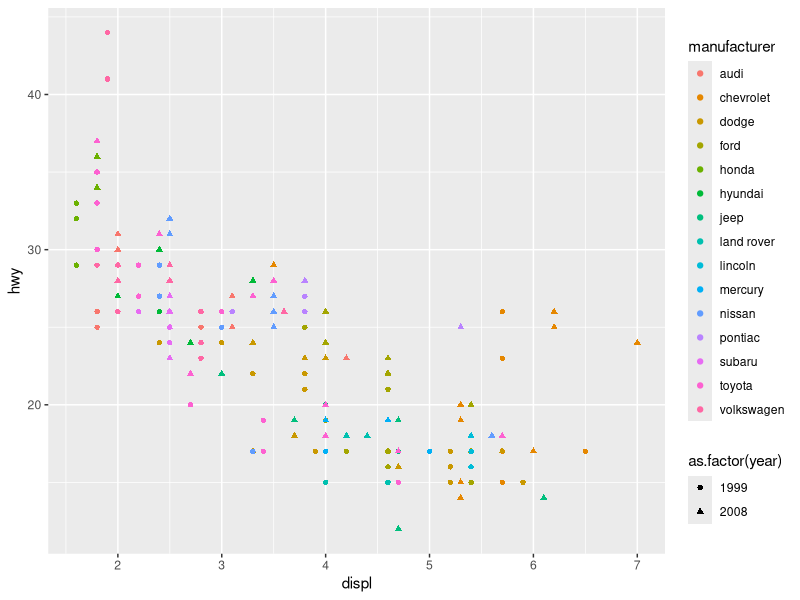

Write R code to recreate this figure.
## ---- chunk 1
knitr::opts_chunk$set(echo = TRUE, cache = TRUE)

library(tidyverse)
## ---- chunk 2
mpgplot <- ggplot2::mpg %>% 
  ggplot() +
  aes(x = displ,
      y = hwy,
      color = manufacturer,
      fill = manufacturer,
      shape =as.factor(year)) +
  geom_point()

mpgplot


## ---- chunk 3
mpgtable <- ggplot2::mpg %>%
  group_by(year) %>%
  summarize(across(c(displ, hwy),
                   list(
                     mean = ~mean(.x, na.rm = TRUE),
                     sd = ~sd(.x, na.rm = TRUE)
                   )))

knitr::kable(mpgtable)

## ---- chunk 4
cat("$$
\\operatorname{mpg} = \\alpha + \\beta_{1}(\\operatorname{cyl}) + \\beta_{2}(\\operatorname{disp}) + \\epsilon
$$")
